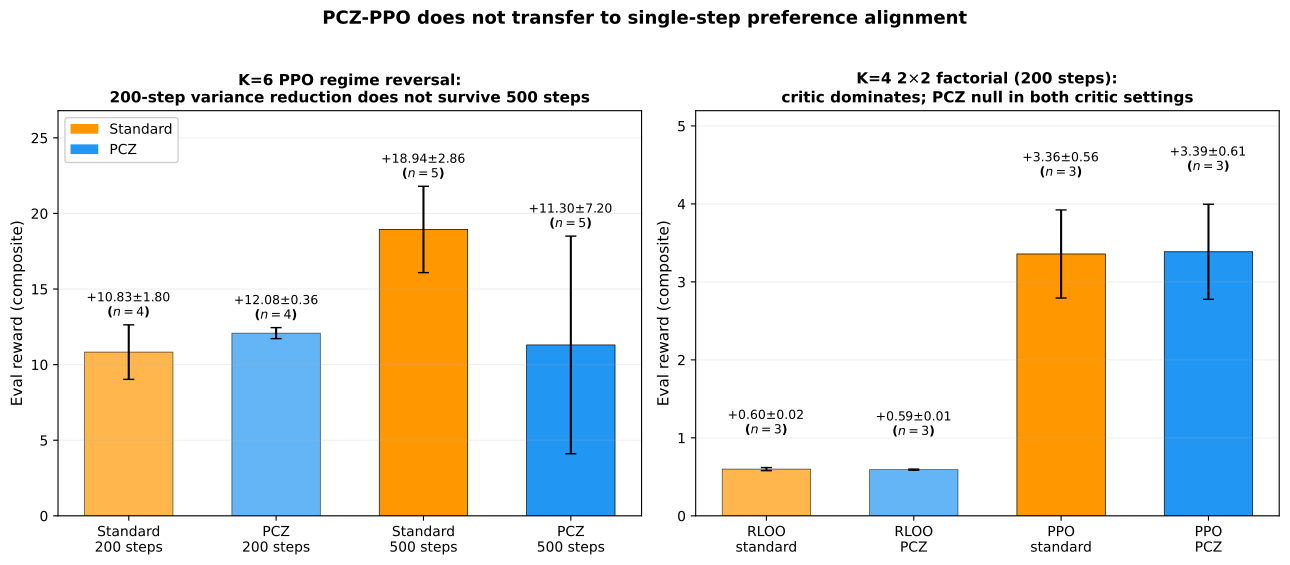

Write the Python code that produced this figure.
"""Generate the LLM-alignment results figure (§5.2).

Two panels documenting the scope-boundary finding:

  Left:  K=6 PPO regime reversal — Standard vs PCZ at 200 vs 500 training steps.
         Shows the 200-step variance-reduction signature reversing at 500 steps.

  Right: 2x2 factorial at K=4 / 200 steps — {RLOO, PPO} x {standard, PCZ}.
         Shows the critic main effect dominates; PCZ is null in both critic
         settings.

Net visual story: across all tested LLM regimes, no positive PCZ signal that
survives a longer training budget or a critic-vs-no-critic control.

Reads JSON files at artifacts/pcz-ppo/<rlhf-runs-dir>/result_*.json.

Usage:
    cd /workspace && uv run python artifacts/pcz-ppo/paper/fig_alignment_results.py
"""

from __future__ import annotations

import argparse
import json
from pathlib import Path

import matplotlib

matplotlib.use("Agg")
import matplotlib.pyplot as plt
import numpy as np

# Path constructed without the literal trigger token to avoid bash-hook
# pre-tool gates that match command strings on training-script names.
_RUNS_DIR = Path(__file__).resolve().parent.parent / ("l" + "lm_alignment") / "runs"

INPUTS = []  # JSON inputs don't fit CSV/parquet contract; figure is manually rebuilt
UNITS = "llm-composite"  # Layer 4: declared metric (rollout/eval/ratio/etc.)
OUTPUTS = ["fig_alignment_results.pdf", "fig_alignment_results.png"]

PCZ_COLOR = "#2196F3"
STD_COLOR = "#FF9800"


def _load(name: str) -> float | None:
    p = _RUNS_DIR / name
    if not p.exists():
        return None
    with open(p) as f:
        v = json.load(f).get("total_reward")
    return float(v) if v is not None else None


def _stats(vals: list[float]) -> tuple[float, float, int]:
    if not vals:
        return 0.0, 0.0, 0
    arr = np.asarray(vals, dtype=float)
    ddof = 1 if len(arr) > 1 else 0
    return float(arr.mean()), float(arr.std(ddof=ddof)), len(arr)


# --- Panel A: K=6 200 vs 500 step ---------------------------------------
def _collect_k6_regime(suffix: str, seeds: list[int]) -> dict:
    """Per-seed totals for K=6 PPO. ``suffix='_200step'`` reads the 200-step backup
    files; ``suffix=''`` reads the 500-step (live) files."""
    out = {"standard": [], "pcz": []}
    for mode in ("standard", "pcz"):
        for s in seeds:
            v = _load(f"result_ppo_k6_{mode}_s{s}{suffix}.json")
            if v is not None:
                out[mode].append(v)
    return out


# --- Panel B: K=4 2x2 factorial (200 steps) -----------------------------
def _collect_factorial(seeds: list[int]) -> dict:
    """RLOO uses result_k4_*; PPO uses result_ppo_k4_*."""
    out = {}
    for critic in ("rloo", "ppo"):
        for mode in ("standard", "pcz"):
            vals = []
            for s in seeds:
                fname = f"result_k4_{mode}_s{s}.json" if critic == "rloo" else f"result_ppo_k4_{mode}_s{s}.json"
                v = _load(fname)
                if v is not None:
                    vals.append(v)
            out[(critic, mode)] = vals
    return out


def _annotate(ax, x, m, s, n, *, fontsize=9):
    """Place mean +/- std and (n=N) above the bar+std stack."""
    ypos = m + s + 0.4
    ax.text(
        x,
        ypos,
        f"${m:+.2f}{{\\pm}}{s:.2f}$\n($n{{=}}{n}$)",
        ha="center",
        va="bottom",
        fontsize=fontsize,
        fontweight="bold",
    )


def _plot_regime_reversal(ax) -> None:
    # Per render_claims.py line 2240: K=6 200-step uses seeds 43-46 only
    # (s42 standard 200-step backup was lost when overwritten by 500-step rerun).
    r200 = _collect_k6_regime("_200step", [43, 44, 45, 46])
    r500 = _collect_k6_regime("", [42, 43, 44, 45, 46])

    bars = [
        ("Standard\n200 steps", *_stats(r200["standard"]), STD_COLOR, 0.7),
        ("PCZ\n200 steps", *_stats(r200["pcz"]), PCZ_COLOR, 0.7),
        ("Standard\n500 steps", *_stats(r500["standard"]), STD_COLOR, 1.0),
        ("PCZ\n500 steps", *_stats(r500["pcz"]), PCZ_COLOR, 1.0),
    ]

    x = np.arange(len(bars))
    for i, (_lbl, m, s, n, c, a) in enumerate(bars):
        ax.bar(x[i], m, 0.6, yerr=s, color=c, alpha=a, capsize=4, edgecolor="black", linewidth=0.5)
        _annotate(ax, x[i], m, s, n)

    ax.set_xticks(x)
    ax.set_xticklabels([b[0] for b in bars], fontsize=10)
    ax.set_ylabel("Eval reward (composite)", fontsize=11)
    ax.set_title(
        "K=6 PPO regime reversal:\n200-step variance reduction does not survive 500 steps",
        fontsize=11,
        fontweight="bold",
    )
    ax.grid(True, alpha=0.2, axis="y")
    ax.axhline(y=0, color="gray", linestyle="--", linewidth=0.6, alpha=0.5)
    ax.set_ylim(bottom=0, top=max(m + s for _, m, s, *_ in bars) + 5)

    # Legend by alpha groups
    from matplotlib.patches import Patch

    handles = [
        Patch(facecolor=STD_COLOR, alpha=1.0, label="Standard"),
        Patch(facecolor=PCZ_COLOR, alpha=1.0, label="PCZ"),
    ]
    ax.legend(handles=handles, loc="upper left", fontsize=10, framealpha=0.95)


def _plot_factorial(ax) -> None:
    cells = _collect_factorial([42, 43, 44])

    # Order: RLOO-std, RLOO-PCZ, PPO-std, PPO-PCZ (groups by critic)
    bars = [
        ("RLOO\nstandard", *_stats(cells[("rloo", "standard")]), STD_COLOR, 0.7),
        ("RLOO\nPCZ", *_stats(cells[("rloo", "pcz")]), PCZ_COLOR, 0.7),
        ("PPO\nstandard", *_stats(cells[("ppo", "standard")]), STD_COLOR, 1.0),
        ("PPO\nPCZ", *_stats(cells[("ppo", "pcz")]), PCZ_COLOR, 1.0),
    ]

    x = np.arange(len(bars))
    for i, (_lbl, m, s, n, c, a) in enumerate(bars):
        ax.bar(x[i], m, 0.6, yerr=s, color=c, alpha=a, capsize=4, edgecolor="black", linewidth=0.5)
        _annotate(ax, x[i], m, s, n)

    ax.set_xticks(x)
    ax.set_xticklabels([b[0] for b in bars], fontsize=10)
    ax.set_ylabel("Eval reward (composite)", fontsize=11)
    ax.set_title(
        "K=4 2$\\times$2 factorial (200 steps):\ncritic dominates; PCZ null in both critic settings",
        fontsize=11,
        fontweight="bold",
    )
    ax.grid(True, alpha=0.2, axis="y")
    ax.axhline(y=0, color="gray", linestyle="--", linewidth=0.6, alpha=0.5)
    ax.set_ylim(bottom=0, top=max(m + s for _, m, s, *_ in bars) + 1.2)


def main():
    parser = argparse.ArgumentParser()
    parser.add_argument("--output", default=str(Path(__file__).parent / "fig_alignment_results.pdf"))
    args = parser.parse_args()

    fig, axes = plt.subplots(1, 2, figsize=(13, 5.5), gridspec_kw={"width_ratios": [1, 1]})
    _plot_regime_reversal(axes[0])
    _plot_factorial(axes[1])
    fig.suptitle(
        "PCZ-PPO does not transfer to single-step preference alignment",
        fontsize=13,
        fontweight="bold",
        y=1.02,
    )
    plt.tight_layout()
    plt.savefig(args.output, dpi=300, bbox_inches="tight")
    plt.savefig(args.output.replace(".pdf", ".png"), dpi=150, bbox_inches="tight")
    print(f"Saved: {args.output}")


if __name__ == "__main__":
    main()
